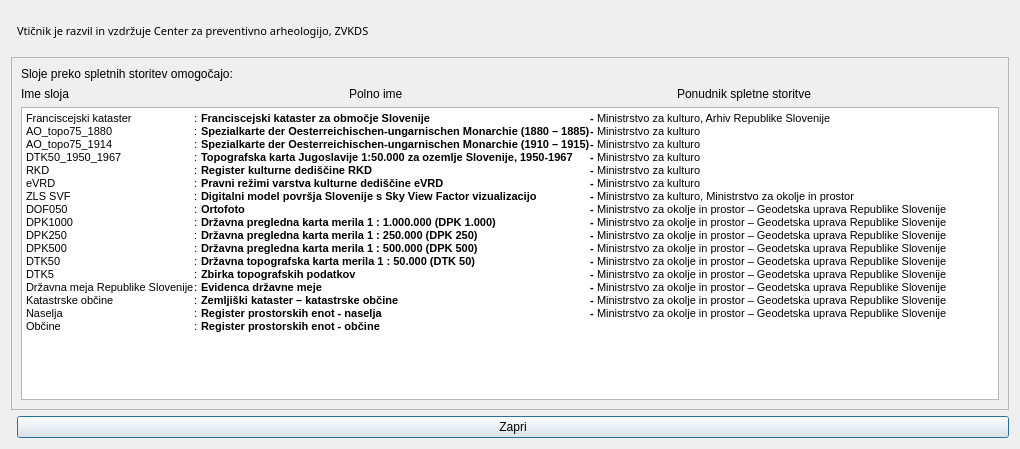
<?xml version="1.0" encoding="UTF-8"?>
<ui version="4.0">
 <class>DlgAbout</class>
 <widget class="QDialog" name="DlgAbout">
  <property name="geometry">
   <rect>
    <x>0</x>
    <y>0</y>
    <width>1020</width>
    <height>449</height>
   </rect>
  </property>
  <property name="windowTitle">
   <string>O vtičniku</string>
  </property>
  <layout class="QGridLayout" name="gridLayout">
   <item row="2" column="0" colspan="3">
    <widget class="QScrollArea" name="scrollArea_2">
     <property name="minimumSize">
      <size>
       <width>0</width>
       <height>0</height>
      </size>
     </property>
     <property name="baseSize">
      <size>
       <width>200</width>
       <height>0</height>
      </size>
     </property>
     <property name="widgetResizable">
      <bool>true</bool>
     </property>
     <widget class="QWidget" name="scrollAreaWidgetContents_2">
      <property name="geometry">
       <rect>
        <x>0</x>
        <y>0</y>
        <width>1000</width>
        <height>354</height>
       </rect>
      </property>
      <layout class="QVBoxLayout" name="verticalLayout_3">
       <item>
        <widget class="QLabel" name="label_4">
         <property name="text">
          <string>Sloje preko spletnih storitev omogočajo:</string>
         </property>
        </widget>
       </item>
       <item>
        <layout class="QHBoxLayout" name="horizontalLayout">
         <item>
          <widget class="QLabel" name="label_3">
           <property name="text">
            <string>Ime sloja</string>
           </property>
          </widget>
         </item>
         <item>
          <widget class="QLabel" name="label_2">
           <property name="text">
            <string>Polno ime </string>
           </property>
          </widget>
         </item>
         <item>
          <widget class="QLabel" name="label">
           <property name="text">
            <string>Ponudnik spletne storitve</string>
           </property>
          </widget>
         </item>
        </layout>
       </item>
       <item>
        <widget class="QTextEdit" name="textEdit">
         <property name="html">
          <string>&lt;!DOCTYPE HTML PUBLIC &quot;-//W3C//DTD HTML 4.0//EN&quot; &quot;http://www.w3.org/TR/REC-html40/strict.dtd&quot;&gt;
&lt;html&gt;&lt;head&gt;&lt;meta name=&quot;qrichtext&quot; content=&quot;1&quot; /&gt;&lt;style type=&quot;text/css&quot;&gt;
p, li { white-space: pre-wrap; }
&lt;/style&gt;&lt;/head&gt;&lt;body style=&quot; font-family:'MS Shell Dlg 2'; font-size:8.25pt; font-weight:400; font-style:normal;&quot;&gt;
&lt;table border=&quot;0&quot; style=&quot; margin-top:0px; margin-bottom:0px; margin-left:0px; margin-right:0px;&quot; cellspacing=&quot;0&quot; cellpadding=&quot;0&quot;&gt;
&lt;tr&gt;
&lt;td&gt;
&lt;p style=&quot; margin-top:0px; margin-bottom:0px; margin-left:0px; margin-right:0px; -qt-block-indent:0; text-indent:0px;&quot;&gt;&lt;span style=&quot; font-family:'Times New Roman'; font-size:8pt;&quot;&gt;Franciscejski kataster&lt;/span&gt;&lt;/p&gt;&lt;/td&gt;
&lt;td&gt;
&lt;p style=&quot; margin-top:0px; margin-bottom:0px; margin-left:0px; margin-right:0px; -qt-block-indent:0; text-indent:0px;&quot;&gt;&lt;span style=&quot; font-family:'Times New Roman'; font-size:8pt;&quot;&gt;: &lt;/span&gt;&lt;/p&gt;&lt;/td&gt;
&lt;td&gt;
&lt;p style=&quot; margin-top:0px; margin-bottom:0px; margin-left:0px; margin-right:0px; -qt-block-indent:0; text-indent:0px;&quot;&gt;&lt;span style=&quot; font-family:'Times New Roman'; font-size:8pt; font-weight:600;&quot;&gt;Franciscejski kataster za območje Slovenije&lt;/span&gt;&lt;/p&gt;&lt;/td&gt;
&lt;td&gt;
&lt;p style=&quot; margin-top:0px; margin-bottom:0px; margin-left:0px; margin-right:0px; -qt-block-indent:0; text-indent:0px;&quot;&gt;&lt;span style=&quot; font-family:'Times New Roman'; font-size:8pt; font-weight:600;&quot;&gt;- &lt;/span&gt;&lt;/p&gt;&lt;/td&gt;
&lt;td&gt;
&lt;p style=&quot; margin-top:0px; margin-bottom:0px; margin-left:0px; margin-right:0px; -qt-block-indent:0; text-indent:0px;&quot;&gt;&lt;span style=&quot; font-family:'Times New Roman'; font-size:8pt;&quot;&gt;Ministrstvo za kulturo, Arhiv Republike Slovenije&lt;/span&gt;&lt;/p&gt;&lt;/td&gt;&lt;/tr&gt;
&lt;tr&gt;
&lt;td&gt;
&lt;p style=&quot; margin-top:0px; margin-bottom:0px; margin-left:0px; margin-right:0px; -qt-block-indent:0; text-indent:0px;&quot;&gt;&lt;span style=&quot; font-family:'Times New Roman'; font-size:8pt;&quot;&gt;AO_topo75_1880&lt;/span&gt;&lt;/p&gt;&lt;/td&gt;
&lt;td&gt;
&lt;p style=&quot; margin-top:0px; margin-bottom:0px; margin-left:0px; margin-right:0px; -qt-block-indent:0; text-indent:0px;&quot;&gt;&lt;span style=&quot; font-family:'Times New Roman'; font-size:8pt;&quot;&gt;: &lt;/span&gt;&lt;/p&gt;&lt;/td&gt;
&lt;td&gt;
&lt;p style=&quot; margin-top:0px; margin-bottom:0px; margin-left:0px; margin-right:0px; -qt-block-indent:0; text-indent:0px;&quot;&gt;&lt;span style=&quot; font-family:'Times New Roman'; font-size:8pt; font-weight:600;&quot;&gt;Spezialkarte der Oesterreichischen-ungarnischen Monarchie (1880 – 1885)&lt;/span&gt;&lt;/p&gt;&lt;/td&gt;
&lt;td&gt;
&lt;p style=&quot; margin-top:0px; margin-bottom:0px; margin-left:0px; margin-right:0px; -qt-block-indent:0; text-indent:0px;&quot;&gt;&lt;span style=&quot; font-family:'Times New Roman'; font-size:8pt; font-weight:600;&quot;&gt;- &lt;/span&gt;&lt;/p&gt;&lt;/td&gt;
&lt;td&gt;
&lt;p style=&quot; margin-top:0px; margin-bottom:0px; margin-left:0px; margin-right:0px; -qt-block-indent:0; text-indent:0px;&quot;&gt;&lt;span style=&quot; font-family:'Times New Roman'; font-size:8pt;&quot;&gt;Ministrstvo za kulturo&lt;/span&gt;&lt;/p&gt;&lt;/td&gt;&lt;/tr&gt;
&lt;tr&gt;
&lt;td&gt;
&lt;p style=&quot; margin-top:0px; margin-bottom:0px; margin-left:0px; margin-right:0px; -qt-block-indent:0; text-indent:0px;&quot;&gt;&lt;span style=&quot; font-family:'Times New Roman'; font-size:8pt;&quot;&gt;AO_topo75_1914&lt;/span&gt;&lt;/p&gt;&lt;/td&gt;
&lt;td&gt;
&lt;p style=&quot; margin-top:0px; margin-bottom:0px; margin-left:0px; margin-right:0px; -qt-block-indent:0; text-indent:0px;&quot;&gt;&lt;span style=&quot; font-family:'Times New Roman'; font-size:8pt;&quot;&gt;: &lt;/span&gt;&lt;/p&gt;&lt;/td&gt;
&lt;td&gt;
&lt;p style=&quot; margin-top:0px; margin-bottom:0px; margin-left:0px; margin-right:0px; -qt-block-indent:0; text-indent:0px;&quot;&gt;&lt;span style=&quot; font-family:'Times New Roman'; font-size:8pt; font-weight:600;&quot;&gt;Spezialkarte der Oesterreichischen-ungarnischen Monarchie (1910 – 1915)&lt;/span&gt;&lt;/p&gt;&lt;/td&gt;
&lt;td&gt;
&lt;p style=&quot; margin-top:0px; margin-bottom:0px; margin-left:0px; margin-right:0px; -qt-block-indent:0; text-indent:0px;&quot;&gt;&lt;span style=&quot; font-family:'Times New Roman'; font-size:8pt; font-weight:600;&quot;&gt;- &lt;/span&gt;&lt;/p&gt;&lt;/td&gt;
&lt;td&gt;
&lt;p style=&quot; margin-top:0px; margin-bottom:0px; margin-left:0px; margin-right:0px; -qt-block-indent:0; text-indent:0px;&quot;&gt;&lt;span style=&quot; font-family:'Times New Roman'; font-size:8pt;&quot;&gt;Ministrstvo za kulturo&lt;/span&gt;&lt;/p&gt;&lt;/td&gt;&lt;/tr&gt;
&lt;tr&gt;
&lt;td&gt;
&lt;p style=&quot; margin-top:0px; margin-bottom:0px; margin-left:0px; margin-right:0px; -qt-block-indent:0; text-indent:0px;&quot;&gt;&lt;span style=&quot; font-family:'Times New Roman'; font-size:8pt;&quot;&gt;DTK50_1950_1967&lt;/span&gt;&lt;/p&gt;&lt;/td&gt;
&lt;td&gt;
&lt;p style=&quot; margin-top:0px; margin-bottom:0px; margin-left:0px; margin-right:0px; -qt-block-indent:0; text-indent:0px;&quot;&gt;&lt;span style=&quot; font-family:'Times New Roman'; font-size:8pt;&quot;&gt;: &lt;/span&gt;&lt;/p&gt;&lt;/td&gt;
&lt;td&gt;
&lt;p style=&quot; margin-top:0px; margin-bottom:0px; margin-left:0px; margin-right:0px; -qt-block-indent:0; text-indent:0px;&quot;&gt;&lt;span style=&quot; font-family:'Liberation Serif'; font-size:8pt; font-weight:600;&quot;&gt;Topografska karta Jugoslavije 1:50.000 za ozemlje Slovenije, 1950-1967&lt;/span&gt;&lt;/p&gt;&lt;/td&gt;
&lt;td&gt;
&lt;p style=&quot; margin-top:0px; margin-bottom:0px; margin-left:0px; margin-right:0px; -qt-block-indent:0; text-indent:0px;&quot;&gt;&lt;span style=&quot; font-family:'Times New Roman'; font-size:8pt; font-weight:600;&quot;&gt;- &lt;/span&gt;&lt;/p&gt;&lt;/td&gt;
&lt;td&gt;
&lt;p style=&quot; margin-top:0px; margin-bottom:0px; margin-left:0px; margin-right:0px; -qt-block-indent:0; text-indent:0px;&quot;&gt;&lt;span style=&quot; font-family:'Times New Roman'; font-size:8pt;&quot;&gt;Ministrstvo za kulturo&lt;/span&gt;&lt;/p&gt;&lt;/td&gt;&lt;/tr&gt;
&lt;tr&gt;
&lt;td&gt;
&lt;p style=&quot; margin-top:0px; margin-bottom:0px; margin-left:0px; margin-right:0px; -qt-block-indent:0; text-indent:0px;&quot;&gt;&lt;span style=&quot; font-family:'Times New Roman'; font-size:8pt;&quot;&gt;RKD&lt;/span&gt;&lt;/p&gt;&lt;/td&gt;
&lt;td&gt;
&lt;p style=&quot; margin-top:0px; margin-bottom:0px; margin-left:0px; margin-right:0px; -qt-block-indent:0; text-indent:0px;&quot;&gt;&lt;span style=&quot; font-family:'Times New Roman'; font-size:8pt;&quot;&gt;: &lt;/span&gt;&lt;/p&gt;&lt;/td&gt;
&lt;td&gt;
&lt;p style=&quot; margin-top:0px; margin-bottom:0px; margin-left:0px; margin-right:0px; -qt-block-indent:0; text-indent:0px;&quot;&gt;&lt;span style=&quot; font-family:'Times New Roman'; font-size:8pt; font-weight:600;&quot;&gt;Register kulturne dediščine RKD&lt;/span&gt;&lt;/p&gt;&lt;/td&gt;
&lt;td&gt;
&lt;p style=&quot; margin-top:0px; margin-bottom:0px; margin-left:0px; margin-right:0px; -qt-block-indent:0; text-indent:0px;&quot;&gt;&lt;span style=&quot; font-family:'Times New Roman'; font-size:8pt; font-weight:600;&quot;&gt;- &lt;/span&gt;&lt;/p&gt;&lt;/td&gt;
&lt;td&gt;
&lt;p style=&quot; margin-top:0px; margin-bottom:0px; margin-left:0px; margin-right:0px; -qt-block-indent:0; text-indent:0px;&quot;&gt;&lt;span style=&quot; font-family:'Times New Roman'; font-size:8pt;&quot;&gt;Ministrstvo za kulturo&lt;/span&gt;&lt;/p&gt;&lt;/td&gt;&lt;/tr&gt;
&lt;tr&gt;
&lt;td&gt;
&lt;p style=&quot; margin-top:0px; margin-bottom:0px; margin-left:0px; margin-right:0px; -qt-block-indent:0; text-indent:0px;&quot;&gt;&lt;span style=&quot; font-family:'Times New Roman'; font-size:8pt;&quot;&gt;eVRD&lt;/span&gt;&lt;/p&gt;&lt;/td&gt;
&lt;td&gt;
&lt;p style=&quot; margin-top:0px; margin-bottom:0px; margin-left:0px; margin-right:0px; -qt-block-indent:0; text-indent:0px;&quot;&gt;&lt;span style=&quot; font-family:'Times New Roman'; font-size:8pt;&quot;&gt;: &lt;/span&gt;&lt;/p&gt;&lt;/td&gt;
&lt;td&gt;
&lt;p style=&quot; margin-top:0px; margin-bottom:0px; margin-left:0px; margin-right:0px; -qt-block-indent:0; text-indent:0px;&quot;&gt;&lt;span style=&quot; font-family:'Liberation Serif'; font-size:8pt; font-weight:600;&quot;&gt;Pravni režimi varstva kulturne dediščine eVRD &lt;/span&gt;&lt;/p&gt;&lt;/td&gt;
&lt;td&gt;
&lt;p style=&quot; margin-top:0px; margin-bottom:0px; margin-left:0px; margin-right:0px; -qt-block-indent:0; text-indent:0px;&quot;&gt;&lt;span style=&quot; font-family:'Times New Roman'; font-size:8pt; font-weight:600;&quot;&gt;- &lt;/span&gt;&lt;/p&gt;&lt;/td&gt;
&lt;td&gt;
&lt;p style=&quot; margin-top:0px; margin-bottom:0px; margin-left:0px; margin-right:0px; -qt-block-indent:0; text-indent:0px;&quot;&gt;&lt;span style=&quot; font-family:'Times New Roman'; font-size:8pt;&quot;&gt;Ministrstvo za kulturo&lt;/span&gt;&lt;/p&gt;&lt;/td&gt;&lt;/tr&gt;
&lt;tr&gt;
&lt;td&gt;
&lt;p style=&quot; margin-top:0px; margin-bottom:0px; margin-left:0px; margin-right:0px; -qt-block-indent:0; text-indent:0px;&quot;&gt;&lt;span style=&quot; font-family:'Times New Roman'; font-size:8pt;&quot;&gt;ZLS SVF&lt;/span&gt;&lt;/p&gt;&lt;/td&gt;
&lt;td&gt;
&lt;p style=&quot; margin-top:0px; margin-bottom:0px; margin-left:0px; margin-right:0px; -qt-block-indent:0; text-indent:0px;&quot;&gt;&lt;span style=&quot; font-family:'Times New Roman'; font-size:8pt;&quot;&gt;: &lt;/span&gt;&lt;/p&gt;&lt;/td&gt;
&lt;td&gt;
&lt;p style=&quot; margin-top:0px; margin-bottom:0px; margin-left:0px; margin-right:0px; -qt-block-indent:0; text-indent:0px;&quot;&gt;&lt;span style=&quot; font-family:'Times New Roman'; font-size:8pt; font-weight:600;&quot;&gt;Digitalni model površja Slovenije s Sky View Factor vizualizacijo&lt;/span&gt;&lt;/p&gt;&lt;/td&gt;
&lt;td&gt;
&lt;p style=&quot; margin-top:0px; margin-bottom:0px; margin-left:0px; margin-right:0px; -qt-block-indent:0; text-indent:0px;&quot;&gt;&lt;span style=&quot; font-family:'Times New Roman'; font-size:8pt; font-weight:600;&quot;&gt;- &lt;/span&gt;&lt;/p&gt;&lt;/td&gt;
&lt;td&gt;
&lt;p style=&quot; margin-top:0px; margin-bottom:0px; margin-left:0px; margin-right:0px; -qt-block-indent:0; text-indent:0px;&quot;&gt;&lt;span style=&quot; font-family:'Times New Roman'; font-size:8pt;&quot;&gt;Ministrstvo za kulturo, Ministrstvo za okolje in prostor&lt;/span&gt;&lt;/p&gt;&lt;/td&gt;&lt;/tr&gt;
&lt;tr&gt;
&lt;td&gt;
&lt;p style=&quot; margin-top:0px; margin-bottom:0px; margin-left:0px; margin-right:0px; -qt-block-indent:0; text-indent:0px;&quot;&gt;&lt;span style=&quot; font-family:'Times New Roman'; font-size:8pt;&quot;&gt;DOF050 &lt;/span&gt;&lt;/p&gt;&lt;/td&gt;
&lt;td&gt;
&lt;p style=&quot; margin-top:0px; margin-bottom:0px; margin-left:0px; margin-right:0px; -qt-block-indent:0; text-indent:0px;&quot;&gt;&lt;span style=&quot; font-family:'Times New Roman'; font-size:8pt;&quot;&gt;: &lt;/span&gt;&lt;/p&gt;&lt;/td&gt;
&lt;td&gt;
&lt;p style=&quot; margin-top:0px; margin-bottom:0px; margin-left:0px; margin-right:0px; -qt-block-indent:0; text-indent:0px;&quot;&gt;&lt;span style=&quot; font-family:'Times New Roman'; font-size:8pt; font-weight:600;&quot;&gt;Ortofoto&lt;/span&gt;&lt;/p&gt;&lt;/td&gt;
&lt;td&gt;
&lt;p style=&quot; margin-top:0px; margin-bottom:0px; margin-left:0px; margin-right:0px; -qt-block-indent:0; text-indent:0px;&quot;&gt;&lt;span style=&quot; font-family:'Times New Roman'; font-size:8pt; font-weight:600;&quot;&gt;- &lt;/span&gt;&lt;/p&gt;&lt;/td&gt;
&lt;td&gt;
&lt;p style=&quot; margin-top:0px; margin-bottom:0px; margin-left:0px; margin-right:0px; -qt-block-indent:0; text-indent:0px;&quot;&gt;&lt;span style=&quot; font-family:'Times New Roman'; font-size:8pt;&quot;&gt;Ministrstvo za okolje in prostor – Geodetska uprava Republike Slovenije&lt;/span&gt;&lt;/p&gt;&lt;/td&gt;&lt;/tr&gt;
&lt;tr&gt;
&lt;td&gt;
&lt;p style=&quot; margin-top:0px; margin-bottom:0px; margin-left:0px; margin-right:0px; -qt-block-indent:0; text-indent:0px;&quot;&gt;&lt;span style=&quot; font-family:'Times New Roman'; font-size:8pt;&quot;&gt;DPK1000 &lt;/span&gt;&lt;/p&gt;&lt;/td&gt;
&lt;td&gt;
&lt;p style=&quot; margin-top:0px; margin-bottom:0px; margin-left:0px; margin-right:0px; -qt-block-indent:0; text-indent:0px;&quot;&gt;&lt;span style=&quot; font-family:'Times New Roman'; font-size:8pt;&quot;&gt;: &lt;/span&gt;&lt;/p&gt;&lt;/td&gt;
&lt;td&gt;
&lt;p style=&quot; margin-top:0px; margin-bottom:0px; margin-left:0px; margin-right:0px; -qt-block-indent:0; text-indent:0px;&quot;&gt;&lt;span style=&quot; font-family:'Times New Roman'; font-size:8pt; font-weight:600;&quot;&gt;Državna pregledna karta merila 1 : 1.000.000 (DPK 1.000)&lt;/span&gt;&lt;/p&gt;&lt;/td&gt;
&lt;td&gt;
&lt;p style=&quot; margin-top:0px; margin-bottom:0px; margin-left:0px; margin-right:0px; -qt-block-indent:0; text-indent:0px;&quot;&gt;&lt;span style=&quot; font-family:'Times New Roman'; font-size:8pt; font-weight:600;&quot;&gt;- &lt;/span&gt;&lt;/p&gt;&lt;/td&gt;
&lt;td&gt;
&lt;p style=&quot; margin-top:0px; margin-bottom:0px; margin-left:0px; margin-right:0px; -qt-block-indent:0; text-indent:0px;&quot;&gt;&lt;span style=&quot; font-family:'Times New Roman'; font-size:8pt;&quot;&gt;Ministrstvo za okolje in prostor – Geodetska uprava Republike Slovenije&lt;/span&gt;&lt;/p&gt;&lt;/td&gt;&lt;/tr&gt;
&lt;tr&gt;
&lt;td&gt;
&lt;p style=&quot; margin-top:0px; margin-bottom:0px; margin-left:0px; margin-right:0px; -qt-block-indent:0; text-indent:0px;&quot;&gt;&lt;span style=&quot; font-family:'Times New Roman'; font-size:8pt;&quot;&gt;DPK250 &lt;/span&gt;&lt;/p&gt;&lt;/td&gt;
&lt;td&gt;
&lt;p style=&quot; margin-top:0px; margin-bottom:0px; margin-left:0px; margin-right:0px; -qt-block-indent:0; text-indent:0px;&quot;&gt;&lt;span style=&quot; font-family:'Times New Roman'; font-size:8pt;&quot;&gt;: &lt;/span&gt;&lt;/p&gt;&lt;/td&gt;
&lt;td&gt;
&lt;p style=&quot; margin-top:0px; margin-bottom:0px; margin-left:0px; margin-right:0px; -qt-block-indent:0; text-indent:0px;&quot;&gt;&lt;span style=&quot; font-family:'Times New Roman'; font-size:8pt; font-weight:600;&quot;&gt;Državna pregledna karta merila 1 : 250.000 (DPK 250)&lt;/span&gt;&lt;/p&gt;&lt;/td&gt;
&lt;td&gt;
&lt;p style=&quot; margin-top:0px; margin-bottom:0px; margin-left:0px; margin-right:0px; -qt-block-indent:0; text-indent:0px;&quot;&gt;&lt;span style=&quot; font-family:'Times New Roman'; font-size:8pt; font-weight:600;&quot;&gt;- &lt;/span&gt;&lt;/p&gt;&lt;/td&gt;
&lt;td&gt;
&lt;p style=&quot; margin-top:0px; margin-bottom:0px; margin-left:0px; margin-right:0px; -qt-block-indent:0; text-indent:0px;&quot;&gt;&lt;span style=&quot; font-family:'Times New Roman'; font-size:8pt;&quot;&gt;Ministrstvo za okolje in prostor – Geodetska uprava Republike Slovenije&lt;/span&gt;&lt;/p&gt;&lt;/td&gt;&lt;/tr&gt;
&lt;tr&gt;
&lt;td&gt;
&lt;p style=&quot; margin-top:0px; margin-bottom:0px; margin-left:0px; margin-right:0px; -qt-block-indent:0; text-indent:0px;&quot;&gt;&lt;span style=&quot; font-family:'Times New Roman'; font-size:8pt;&quot;&gt;DPK500 &lt;/span&gt;&lt;/p&gt;&lt;/td&gt;
&lt;td&gt;
&lt;p style=&quot; margin-top:0px; margin-bottom:0px; margin-left:0px; margin-right:0px; -qt-block-indent:0; text-indent:0px;&quot;&gt;&lt;span style=&quot; font-family:'Times New Roman'; font-size:8pt;&quot;&gt;: &lt;/span&gt;&lt;/p&gt;&lt;/td&gt;
&lt;td&gt;
&lt;p style=&quot; margin-top:0px; margin-bottom:0px; margin-left:0px; margin-right:0px; -qt-block-indent:0; text-indent:0px;&quot;&gt;&lt;span style=&quot; font-family:'Times New Roman'; font-size:8pt; font-weight:600;&quot;&gt;Državna pregledna karta merila 1 : 500.000 (DPK 500) &lt;/span&gt;&lt;/p&gt;&lt;/td&gt;
&lt;td&gt;
&lt;p style=&quot; margin-top:0px; margin-bottom:0px; margin-left:0px; margin-right:0px; -qt-block-indent:0; text-indent:0px;&quot;&gt;&lt;span style=&quot; font-family:'Times New Roman'; font-size:8pt; font-weight:600;&quot;&gt;- &lt;/span&gt;&lt;/p&gt;&lt;/td&gt;
&lt;td&gt;
&lt;p style=&quot; margin-top:0px; margin-bottom:0px; margin-left:0px; margin-right:0px; -qt-block-indent:0; text-indent:0px;&quot;&gt;&lt;span style=&quot; font-family:'Times New Roman'; font-size:8pt;&quot;&gt;Ministrstvo za okolje in prostor – Geodetska uprava Republike Slovenije&lt;/span&gt;&lt;/p&gt;&lt;/td&gt;&lt;/tr&gt;
&lt;tr&gt;
&lt;td&gt;
&lt;p style=&quot; margin-top:0px; margin-bottom:0px; margin-left:0px; margin-right:0px; -qt-block-indent:0; text-indent:0px;&quot;&gt;&lt;span style=&quot; font-family:'Times New Roman'; font-size:8pt;&quot;&gt;DTK50 &lt;/span&gt;&lt;/p&gt;&lt;/td&gt;
&lt;td&gt;
&lt;p style=&quot; margin-top:0px; margin-bottom:0px; margin-left:0px; margin-right:0px; -qt-block-indent:0; text-indent:0px;&quot;&gt;&lt;span style=&quot; font-family:'Times New Roman'; font-size:8pt;&quot;&gt;: &lt;/span&gt;&lt;/p&gt;&lt;/td&gt;
&lt;td&gt;
&lt;p style=&quot; margin-top:0px; margin-bottom:0px; margin-left:0px; margin-right:0px; -qt-block-indent:0; text-indent:0px;&quot;&gt;&lt;span style=&quot; font-family:'Times New Roman'; font-size:8pt; font-weight:600;&quot;&gt;Državna topografska karta merila 1 : 50.000 (DTK 50)&lt;/span&gt;&lt;/p&gt;&lt;/td&gt;
&lt;td&gt;
&lt;p style=&quot; margin-top:0px; margin-bottom:0px; margin-left:0px; margin-right:0px; -qt-block-indent:0; text-indent:0px;&quot;&gt;&lt;span style=&quot; font-family:'Times New Roman'; font-size:8pt; font-weight:600;&quot;&gt;- &lt;/span&gt;&lt;/p&gt;&lt;/td&gt;
&lt;td&gt;
&lt;p style=&quot; margin-top:0px; margin-bottom:0px; margin-left:0px; margin-right:0px; -qt-block-indent:0; text-indent:0px;&quot;&gt;&lt;span style=&quot; font-family:'Times New Roman'; font-size:8pt;&quot;&gt;Ministrstvo za okolje in prostor – Geodetska uprava Republike Slovenije&lt;/span&gt;&lt;/p&gt;&lt;/td&gt;&lt;/tr&gt;
&lt;tr&gt;
&lt;td&gt;
&lt;p style=&quot; margin-top:0px; margin-bottom:0px; margin-left:0px; margin-right:0px; -qt-block-indent:0; text-indent:0px;&quot;&gt;&lt;span style=&quot; font-family:'Times New Roman'; font-size:8pt;&quot;&gt;DTK5&lt;/span&gt;&lt;/p&gt;&lt;/td&gt;
&lt;td&gt;
&lt;p style=&quot; margin-top:0px; margin-bottom:0px; margin-left:0px; margin-right:0px; -qt-block-indent:0; text-indent:0px;&quot;&gt;&lt;span style=&quot; font-family:'Times New Roman'; font-size:8pt;&quot;&gt;: &lt;/span&gt;&lt;/p&gt;&lt;/td&gt;
&lt;td&gt;
&lt;p style=&quot; margin-top:0px; margin-bottom:0px; margin-left:0px; margin-right:0px; -qt-block-indent:0; text-indent:0px;&quot;&gt;&lt;span style=&quot; font-family:'Times New Roman'; font-size:8pt; font-weight:600;&quot;&gt;Zbirka topografskih podatkov&lt;/span&gt;&lt;/p&gt;&lt;/td&gt;
&lt;td&gt;
&lt;p style=&quot; margin-top:0px; margin-bottom:0px; margin-left:0px; margin-right:0px; -qt-block-indent:0; text-indent:0px;&quot;&gt;&lt;span style=&quot; font-family:'Times New Roman'; font-size:8pt; font-weight:600;&quot;&gt;- &lt;/span&gt;&lt;/p&gt;&lt;/td&gt;
&lt;td&gt;
&lt;p style=&quot; margin-top:0px; margin-bottom:0px; margin-left:0px; margin-right:0px; -qt-block-indent:0; text-indent:0px;&quot;&gt;&lt;span style=&quot; font-family:'Times New Roman'; font-size:8pt;&quot;&gt;Ministrstvo za okolje in prostor – Geodetska uprava Republike Slovenije&lt;/span&gt;&lt;/p&gt;&lt;/td&gt;&lt;/tr&gt;
&lt;tr&gt;
&lt;td&gt;
&lt;p style=&quot; margin-top:0px; margin-bottom:0px; margin-left:0px; margin-right:0px; -qt-block-indent:0; text-indent:0px;&quot;&gt;&lt;span style=&quot; font-family:'Times New Roman'; font-size:8pt;&quot;&gt;Državna meja Republike Slovenije&lt;/span&gt;&lt;/p&gt;&lt;/td&gt;
&lt;td&gt;
&lt;p style=&quot; margin-top:0px; margin-bottom:0px; margin-left:0px; margin-right:0px; -qt-block-indent:0; text-indent:0px;&quot;&gt;&lt;span style=&quot; font-family:'Times New Roman'; font-size:8pt;&quot;&gt;: &lt;/span&gt;&lt;/p&gt;&lt;/td&gt;
&lt;td&gt;
&lt;p style=&quot; margin-top:0px; margin-bottom:0px; margin-left:0px; margin-right:0px; -qt-block-indent:0; text-indent:0px;&quot;&gt;&lt;span style=&quot; font-family:'Times New Roman'; font-size:8pt; font-weight:600;&quot;&gt;Evidenca državne meje&lt;/span&gt;&lt;/p&gt;&lt;/td&gt;
&lt;td&gt;
&lt;p style=&quot; margin-top:0px; margin-bottom:0px; margin-left:0px; margin-right:0px; -qt-block-indent:0; text-indent:0px;&quot;&gt;&lt;span style=&quot; font-family:'Times New Roman'; font-size:8pt; font-weight:600;&quot;&gt;- &lt;/span&gt;&lt;/p&gt;&lt;/td&gt;
&lt;td&gt;
&lt;p style=&quot; margin-top:0px; margin-bottom:0px; margin-left:0px; margin-right:0px; -qt-block-indent:0; text-indent:0px;&quot;&gt;&lt;span style=&quot; font-family:'Times New Roman'; font-size:8pt;&quot;&gt;Ministrstvo za okolje in prostor – Geodetska uprava Republike Slovenije&lt;/span&gt;&lt;/p&gt;&lt;/td&gt;&lt;/tr&gt;
&lt;tr&gt;
&lt;td&gt;
&lt;p style=&quot; margin-top:0px; margin-bottom:0px; margin-left:0px; margin-right:0px; -qt-block-indent:0; text-indent:0px;&quot;&gt;&lt;span style=&quot; font-family:'Times New Roman'; font-size:8pt;&quot;&gt;Katastrske občine &lt;/span&gt;&lt;/p&gt;&lt;/td&gt;
&lt;td&gt;
&lt;p style=&quot; margin-top:0px; margin-bottom:0px; margin-left:0px; margin-right:0px; -qt-block-indent:0; text-indent:0px;&quot;&gt;&lt;span style=&quot; font-family:'Times New Roman'; font-size:8pt;&quot;&gt;: &lt;/span&gt;&lt;/p&gt;&lt;/td&gt;
&lt;td&gt;
&lt;p style=&quot; margin-top:0px; margin-bottom:0px; margin-left:0px; margin-right:0px; -qt-block-indent:0; text-indent:0px;&quot;&gt;&lt;span style=&quot; font-family:'Times New Roman'; font-size:8pt; font-weight:600;&quot;&gt;Zemljiški kataster – katastrske občine&lt;/span&gt;&lt;/p&gt;&lt;/td&gt;
&lt;td&gt;
&lt;p style=&quot; margin-top:0px; margin-bottom:0px; margin-left:0px; margin-right:0px; -qt-block-indent:0; text-indent:0px;&quot;&gt;&lt;span style=&quot; font-family:'Times New Roman'; font-size:8pt; font-weight:600;&quot;&gt;- &lt;/span&gt;&lt;/p&gt;&lt;/td&gt;
&lt;td&gt;
&lt;p style=&quot; margin-top:0px; margin-bottom:0px; margin-left:0px; margin-right:0px; -qt-block-indent:0; text-indent:0px;&quot;&gt;&lt;span style=&quot; font-family:'Times New Roman'; font-size:8pt;&quot;&gt;Ministrstvo za okolje in prostor – Geodetska uprava Republike Slovenije&lt;/span&gt;&lt;/p&gt;&lt;/td&gt;&lt;/tr&gt;
&lt;tr&gt;
&lt;td&gt;
&lt;p style=&quot; margin-top:0px; margin-bottom:0px; margin-left:0px; margin-right:0px; -qt-block-indent:0; text-indent:0px;&quot;&gt;&lt;span style=&quot; font-family:'Times New Roman'; font-size:8pt;&quot;&gt;Naselja &lt;/span&gt;&lt;/p&gt;&lt;/td&gt;
&lt;td&gt;
&lt;p style=&quot; margin-top:0px; margin-bottom:0px; margin-left:0px; margin-right:0px; -qt-block-indent:0; text-indent:0px;&quot;&gt;&lt;span style=&quot; font-family:'Times New Roman'; font-size:8pt;&quot;&gt;: &lt;/span&gt;&lt;/p&gt;&lt;/td&gt;
&lt;td&gt;
&lt;p style=&quot; margin-top:0px; margin-bottom:0px; margin-left:0px; margin-right:0px; -qt-block-indent:0; text-indent:0px;&quot;&gt;&lt;span style=&quot; font-family:'Times New Roman'; font-size:8pt; font-weight:600;&quot;&gt;Register prostorskih enot - naselja&lt;/span&gt;&lt;/p&gt;&lt;/td&gt;
&lt;td&gt;
&lt;p style=&quot; margin-top:0px; margin-bottom:0px; margin-left:0px; margin-right:0px; -qt-block-indent:0; text-indent:0px;&quot;&gt;&lt;span style=&quot; font-family:'Times New Roman'; font-size:8pt; font-weight:600;&quot;&gt;- &lt;/span&gt;&lt;/p&gt;&lt;/td&gt;
&lt;td&gt;
&lt;p style=&quot; margin-top:0px; margin-bottom:0px; margin-left:0px; margin-right:0px; -qt-block-indent:0; text-indent:0px;&quot;&gt;&lt;span style=&quot; font-family:'Times New Roman'; font-size:8pt;&quot;&gt;Ministrstvo za okolje in prostor – Geodetska uprava Republike Slovenije&lt;/span&gt;&lt;/p&gt;&lt;/td&gt;&lt;/tr&gt;
&lt;tr&gt;
&lt;td&gt;
&lt;p style=&quot; margin-top:0px; margin-bottom:0px; margin-left:0px; margin-right:0px; -qt-block-indent:0; text-indent:0px;&quot;&gt;&lt;span style=&quot; font-family:'Times New Roman'; font-size:8pt;&quot;&gt;Občine &lt;/span&gt;&lt;/p&gt;&lt;/td&gt;
&lt;td&gt;
&lt;p style=&quot; margin-top:0px; margin-bottom:0px; margin-left:0px; margin-right:0px; -qt-block-indent:0; text-indent:0px;&quot;&gt;&lt;span style=&quot; font-family:'Times New Roman'; font-size:8pt;&quot;&gt;: &lt;/span&gt;&lt;/p&gt;&lt;/td&gt;
&lt;td&gt;
&lt;p style=&quot; margin-top:0px; margin-bottom:0px; margin-left:0px; margin-right:0px; -qt-block-indent:0; text-indent:0px;&quot;&gt;&lt;span style=&quot; font-family:'Times New Roman'; font-size:8pt; font-weight:600;&quot;&gt;Register prostorskih enot - občine&lt;/span&gt;&lt;/p&gt;&lt;/td&gt;
&lt;td&gt;
&lt;p style=&quot; margin-top:0px; margin-bottom:0px; margin-left:0px; margin-right:0px; -qt-block-indent:0; text-indent:0px;&quot;&gt;&lt;span style=&quot; font-family:'Times New Roman'; font-size:8pt; font-weight:600;&quot;&gt;- &lt;/span&gt;&lt;/p&gt;&lt;/td&gt;
&lt;td&gt;
&lt;p style=&quot; margin-top:0px; margin-bottom:0px; margin-left:0px; margin-right:0px; -qt-block-indent:0; text-indent:0px;&quot;&gt;&lt;span style=&quot; font-family:'Times New Roman'; font-size:8pt;&quot;&gt;Ministrstvo za okolje in prostor – Geodetska uprava Republike Slovenije&lt;/span&gt;&lt;/p&gt;&lt;/td&gt;&lt;/tr&gt;
&lt;tr&gt;
&lt;td&gt;
&lt;p style=&quot; margin-top:0px; margin-bottom:0px; margin-left:0px; margin-right:0px; -qt-block-indent:0; text-indent:0px;&quot;&gt;&lt;span style=&quot; font-family:'Times New Roman'; font-size:8pt;&quot;&gt;ZKP parcele &lt;/span&gt;&lt;/p&gt;&lt;/td&gt;
&lt;td&gt;
&lt;p style=&quot; margin-top:0px; margin-bottom:0px; margin-left:0px; margin-right:0px; -qt-block-indent:0; text-indent:0px;&quot;&gt;&lt;span style=&quot; font-family:'Times New Roman'; font-size:8pt;&quot;&gt;: &lt;/span&gt;&lt;/p&gt;&lt;/td&gt;
&lt;td&gt;
&lt;p style=&quot; margin-top:0px; margin-bottom:0px; margin-left:0px; margin-right:0px; -qt-block-indent:0; text-indent:0px;&quot;&gt;&lt;span style=&quot; font-family:'Times New Roman'; font-size:8pt; font-weight:600;&quot;&gt;Zemljiškokatasterski prikaz - parcele&lt;/span&gt;&lt;/p&gt;&lt;/td&gt;
&lt;td&gt;
&lt;p style=&quot; margin-top:0px; margin-bottom:0px; margin-left:0px; margin-right:0px; -qt-block-indent:0; text-indent:0px;&quot;&gt;&lt;span style=&quot; font-family:'Times New Roman'; font-size:8pt; font-weight:600;&quot;&gt;- &lt;/span&gt;&lt;/p&gt;&lt;/td&gt;
&lt;td&gt;
&lt;p style=&quot; margin-top:0px; margin-bottom:0px; margin-left:0px; margin-right:0px; -qt-block-indent:0; text-indent:0px;&quot;&gt;&lt;span style=&quot; font-family:'Times New Roman'; font-size:8pt;&quot;&gt;Ministrstvo za okolje in prostor – Geodetska uprava Republike Slovenije&lt;/span&gt;&lt;/p&gt;&lt;/td&gt;&lt;/tr&gt;&lt;/table&gt;&lt;/body&gt;&lt;/html&gt;</string>
         </property>
        </widget>
       </item>
      </layout>
     </widget>
    </widget>
   </item>
   <item row="0" column="1">
    <widget class="QLabel" name="title">
     <property name="sizePolicy">
      <sizepolicy hsizetype="Expanding" vsizetype="Expanding">
       <horstretch>0</horstretch>
       <verstretch>0</verstretch>
      </sizepolicy>
     </property>
     <property name="maximumSize">
      <size>
       <width>16777215</width>
       <height>40</height>
      </size>
     </property>
     <property name="font">
      <font>
       <family>Sans Serif</family>
       <pointsize>16</pointsize>
       <weight>75</weight>
       <bold>true</bold>
      </font>
     </property>
     <property name="text">
      <string>&lt;html&gt;&lt;head/&gt;&lt;body&gt;&lt;p&gt;&lt;span style=&quot; font-size:8pt; font-weight:400;&quot;&gt;Vtičnik je razvil in vzdržuje Center za preventivno arheologijo, ZVKDS&lt;/span&gt;&lt;/p&gt;&lt;/body&gt;&lt;/html&gt;</string>
     </property>
    </widget>
   </item>
   <item row="0" column="2">
    <widget class="QLabel" name="cpa_logo">
     <property name="text">
      <string/>
     </property>
     <property name="pixmap">
      <pixmap>../../../../../../Documents/GitHub/AGIS/icons/loader_logo.png</pixmap>
     </property>
     <property name="alignment">
      <set>Qt::AlignCenter</set>
     </property>
    </widget>
   </item>
   <item row="4" column="1" colspan="2">
    <widget class="QPushButton" name="pushButton">
     <property name="text">
      <string>Zapri</string>
     </property>
    </widget>
   </item>
  </layout>
 </widget>
 <resources/>
 <connections/>
</ui>
